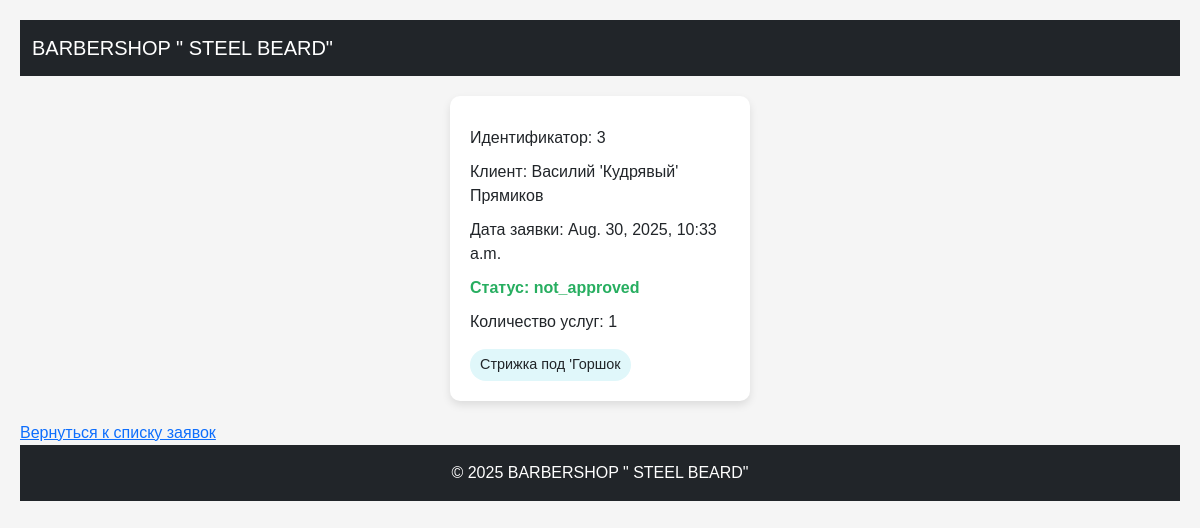
The page /orders/3/ (signed in) on the database as committed earlier.
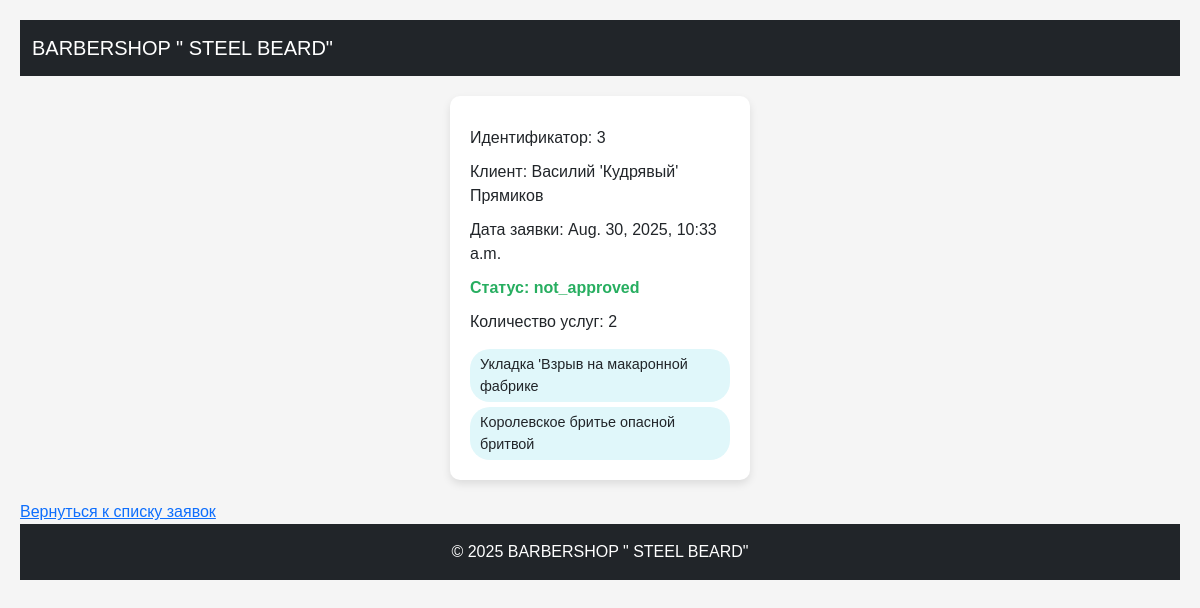
The same page on the database as committed later.
### core/models.py (models this page shows, shortened)
class Order(models.Model):
    STATUS_CHOICES = [
        ("not_approved", "Новая"),
        ("approved", "Подтверждена"),
        ("canceled", "Отменена"),
        ("completed", "Завершена"),
    ]
    client_name = models.CharField(max_length=100, verbose_name="Имя клиента")
    phone = models.CharField(max_length=20, verbose_name="Телефон")
    comment = models.TextField(blank=True, verbose_name="Комментарий")
    status = models.CharField(max_length=50, choices=STATUS_CHOICES, default="not_approved", verbose_name='Статус')
    date_created = models.DateTimeField(auto_now_add=True, verbose_name="Дата создания")
    date_updated = models.DateTimeField(auto_now=True, verbose_name="Дата обновления")
    master = models.ForeignKey("Master", on_delete=models.SET_NULL, null=True, blank=True, verbose_name='Мастер')
    services = models.ManyToManyField("Service", related_name='orders', verbose_name='Услуги')
    appointment_date = models.DateTimeField(verbose_name="Дата и время приема")

class Service(models.Model):
    name = models.CharField(max_length=200, verbose_name="Название")
    description = models.TextField(blank=True, verbose_name="Описание")
    price = models.DecimalField(max_digits=10, decimal_places=2, verbose_name="Цена")
    duration = models.PositiveIntegerField(verbose_name="Длительность", help_text="Время выполнения в минутах")
    is_popular = models.BooleanField(default=False, verbose_name="Популярная услуга")
    image = models.ImageField(upload_to="services/", blank=True, verbose_name="Изображение")

### core/views.py (the view)
# urls.py: path('orders/<int:order_id>/', order_detail, name='order_detail'),
@login_required
def order_detail(request, order_id) -> HttpResponse:
    try:
        order = Order.objects.get(id=order_id)
    except Order.DoesNotExist:
        return HttpResponse('Заявка не найдена')
    order.services_list = order.services.all()
    context = {'order': order}
    return render(request, "order_detail.html", context)

### core/context_processors.py (called while the page is built)
def menu_items(request):
    menu = [
        {"title": "Главная", "url_name": "landing", "url": reverse("landing")},
        {
            "title": "Мастера",
            "url": reverse("landing") + "#masters",
        },
        {
            "title": "Услуги",
            "url": reverse("landing") + "#services",
        },
        {
            "title": "Отзывы",
            "url": reverse("landing") + "#reviews",
        },
        {
            "title": "Записаться",
            "url": reverse("landing") + "#get-order",
        },
    ]
    menu_staff = [
        {"title": "Заявки", "url": reverse("orders")},
    ]
    return {"menu_items": menu, "menu_staff_items": menu_staff}

### templates/order_detail.html (shortened to what this page needs)
{% extends "base.html" %}
{% block content %}
<div class="flex-container">
    {% include "include_order_card.html" %}
</div>
<a href="{% url "orders" %}">Вернуться к списку заявок</a>
{% endblock content %}

### templates/include_order_card.html
        <div class="flex-card">
            <p>Идентификатор: {{ order.id }}</p>
            <p>Клиент: {{ order.client_name }}</p>
            <p>Дата заявки: {{ order.appointment_date }}</p>
            <p class= {% if order.status == 'not_approved' %} not_approved
            {% elif order.status == 'approved' %} approved
            {% elif order.status == 'canceled' %} canceled
            {% elif  order.status == 'completed' %} completed
            {% endif %}
            >Статус: {{ order.status }}</p>
            <p>Количество услуг: {{ order.services_list.count }}</p>
            <div class='services'>
                {% for service in order.services_list %}
                    <span class='service'>{{ service.name }} </span>
                {% endfor %}
            </div>
        </div>

Rows that differ between the two databases and show on the page:
no longer on this page (row unchanged): Service: name "Стрижка под 'Горшок"
changed Order "Василий 'Кудрявый' Прямиков": services_list.count "1" → "2"
now on this page (row unchanged): Service: name "Укладка 'Взрыв на макаронной фабрике"
now on this page (row unchanged): Service: name "Королевское бритье опасной бритвой"
